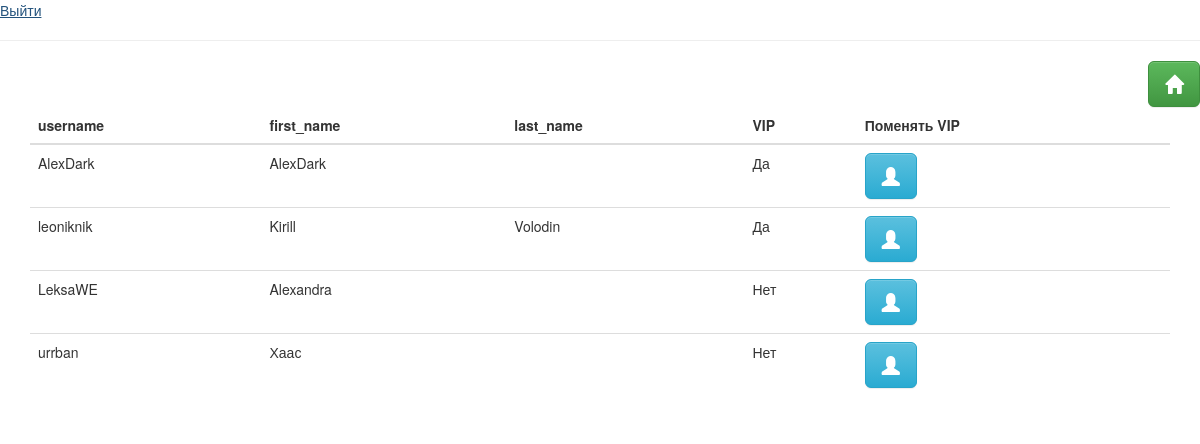
Page /list_user/ (signed in) on the committed database.
### Bot/models.py (models this page shows, shortened)
class TelegramUser(models.Model):
    username = models.TextField(verbose_name='username', default="")
    first_name = models.TextField(verbose_name='first_name', default="")
    last_name = models.TextField(verbose_name='last_name', default="")
    user_telegram_id = models.BigIntegerField(verbose_name='id', primary_key=True)
    free_mode = models.BooleanField(verbose_name='free_mode', default=False)
    is_VIP = models.BooleanField(verbose_name='is_VIP', default=False)

### Bot/views.py (the view)
# urls.py: url(r'^list_user/$', bot_views.list_user, name='list_user'),
@login_required
def list_user(request):
    users = TelegramUser.objects.all().values('username', 'first_name', 'last_name', 'is_VIP', 'user_telegram_id')
    return render(request, 'list_user.html', {'users': users})

### templates/list_user.html
{% extends 'base.html' %}
{% block content %}
    <div class="text-right"><a href="{% url 'week'  %}"
                           class="btn btn-default btn-lg btn-success">
                        <span class="glyphicon glyphicon-home"></span></a></div>
    <div class="container table-responsive">
        <table class="table table-hover">
            <thead>
            <tr>
                <th>username</th>
                <th>first_name</th>
                <th>last_name</th>
                <th>VIP</th>
                <th>Поменять VIP</th>
            </tr>
            </thead>
            <tbody>
            {% for user in users %}
                <tr>
                    <td>{{ user.username }}</td>
                    <td>{{ user.first_name }}</td>
                    <td>{{ user.last_name }}</td>
                    {% if user.is_VIP %}
                        <td>Да</td>
                    {% else %}
                        <td>Нет</td>
                    {% endif %}
                    <td><a href="{% url 'change_vip' user_telegram_id=user.user_telegram_id %}"
                           class="btn btn-default btn-lg btn-info">
                        <span class="glyphicon glyphicon-user"></span></a></td>
                </tr>
            {% endfor %}
            </tbody>
        </table>
    </div>
{% endblock %}

### rows in the picture
TelegramUser: username "AlexDark", first_name "AlexDark", is_VIP "Да"
TelegramUser: username "leoniknik", first_name "Kirill", last_name "Volodin", is_VIP "Да"
TelegramUser: username "LeksaWE", first_name "Alexandra", is_VIP "Нет"
TelegramUser: username "urrban", first_name "Хаас", is_VIP "Нет"
